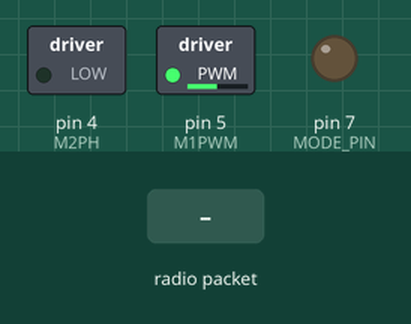
Bench run of a sketch on a simulated Arduino Pro Mini, built with avr-gcc and run on an emulated ATmega328P. On the bench: switched loads named in the sketch (green lamp = pin HIGH), output pins drawn as LEDs (lit = HIGH). The test bench sets the inputs (shaded band). No radio packets arrive unless stated; pins used as bus, display or sensor lines are not drawn.

Above: at 1.2 s.
1.3 s: radio packet "1" arrives
At 1.8 s:
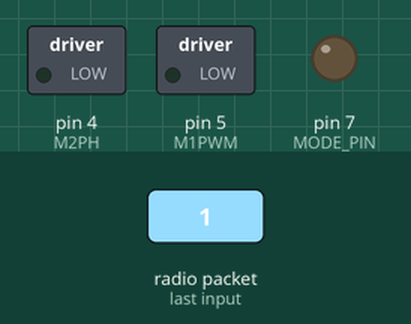
Timing chart, 0 to 4.3 s (numbered marks = the images above; inputs shaded):
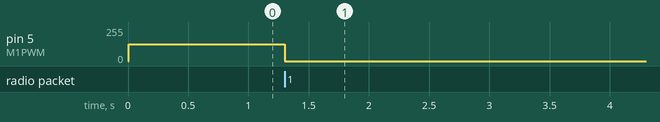

The sketch:

crazy_radio_receive2.ino
```cpp
//This one uses the Arduino Pro Mini
//Change the processor to ATMega328 3.3V, 8 MHz

#include <SPI.h>
#include <RF24.h>
#include "printf.h"

/* Hardware configuration: Set up nRF24L01 radio on SPI bus plus pins 7 & 8 */
RF24 radio(9, 10);
/**********************************************************/

/** For motor carrier **/

//Original
//#define M1PWM 3
//#define M1PH 4
//#define M2PWM 5
//#define M2PH 6
//#define MODE_PIN 7
//#define POWER_PIN 2

//Modified after switch to Crazyradio
#define M2PWM 3
#define M2PH 4
#define M1PWM 5
#define M1PH 6
#define MODE_PIN 7
#define POWER_PIN 2

//Default Crazyradio Address is 0xE7E7E7E7E7
uint64_t addresses[][6] = {0xE7E7E7E7E7};

//Can use any pipe from 1-5
int pipeNum = 1;

//Size in bytes
const int payloadSize = 32;

void setup() {
  Serial.begin(115200);

  SPI.begin();

  radio.begin();
  radio.setPALevel(RF24_PA_MAX);
  radio.setChannel(100);
  radio.setDataRate(RF24_2MBPS);
  radio.setPayloadSize(payloadSize);

  //Set address
  radio.openReadingPipe(pipeNum, addresses[0][0]);

  // Initialize motor driver carrier
  pinMode(MODE_PIN, OUTPUT);
  digitalWrite(MODE_PIN, LOW);

  // Initialize motor driver carrier
  pinMode(POWER_PIN, OUTPUT);
  digitalWrite(POWER_PIN, HIGH);

  // Start the radio listening for data
  radio.startListening();
  runMotors(80, 80);
}

// Vehicle ID
int carID = 3;
int carLevel = (int)(carID-1)/(int)((payloadSize-2)/3);
int carIndex = carID - carLevel*(int)((payloadSize-2)/3);

// Calibration parameters. For all vehicles, at leftMax + rightMax they
// should go roughly along a straight line forward at roughly the same speed
int leftMax = 200;
int rightMax = 200;

// Previous commands
byte hasPreviousCommand = 0;
byte previousLeft = 0;
byte previousRight = 0;

// Run the two motors at different thrusts, negative thrusts makes the wheel
// go backward
void runMotors(int rightThrust, int leftThrust) {
  //Switched order of High/Low for crazyradio
  if (rightThrust >= 0 && leftThrust >= 0) {
    digitalWrite(M1PH, LOW); //0,1 reverse
    digitalWrite(M2PWM, LOW);  //1,0 forward
    analogWrite(M1PWM, abs(leftThrust)*rightMax / 128);
    analogWrite(M2PH, abs(rightThrust)*leftMax / 128);
  }
  else if (rightThrust > 0 && leftThrust < 0){
    digitalWrite(M1PH, LOW);
    digitalWrite(M2PH, LOW);
    analogWrite(M1PWM, abs(leftThrust)*rightMax / 128);
    analogWrite(M2PWM, abs(rightThrust)*leftMax / 128);
  }
  else if (rightThrust < 0 && leftThrust > 0){
    digitalWrite(M1PWM, LOW);
    digitalWrite(M2PWM, LOW);
    analogWrite(M1PH, abs(leftThrust)*rightMax / 128);
    analogWrite(M2PH, abs(rightThrust)*leftMax / 128);
  }
  else{
    digitalWrite(M1PWM, LOW);
    analogWrite(M1PH, abs(leftThrust)*leftMax / 128);
    digitalWrite(M2PH, LOW);
    analogWrite(M2PWM, abs(rightThrust)*rightMax / 128);

  }
}

void processCommand(byte readBuffer[]) {
  //Check the correctness of level
  byte lv = readBuffer[carIndex * 3 - 2];
  if ((lv & 0x7F) != carLevel)
  {
    return;
  }

  // Parse the command
  byte lc = readBuffer[carIndex * 3 - 1];
  byte rc = readBuffer[carIndex * 3];

  // Parse and send command to motor
    int rightThrust = (rc & 0x7F) * ((rc & 0x80) == 0x80 ? -1 : 1);
    int leftThrust = (lc & 0x7F) * ((lc & 0x80) == 0x80 ? -1 : 1);
    runMotors(rightThrust, leftThrust);
}

void loop() {
  byte thrusts[payloadSize];
  if (radio.available()) {
    radio.read(&thrusts, payloadSize * sizeof(byte));

    // Bad Packet, will not execute past this if block
    if (thrusts[0] != 'C' || thrusts[payloadSize - 1] != 'M') {
      //Option to print out carID if sent cmd array with all 'Z'

      //Check if everything is a 'Z'
      for (int x = 0; x < payloadSize; x++) {
        if (thrusts[x] != 'Z')
        break;
      }
    }

    processCommand(thrusts);
  }
}
```

Measured:
- after the input at 1.3 s, pin 5 (M1PWM): 125/255 → 0/255 at once
